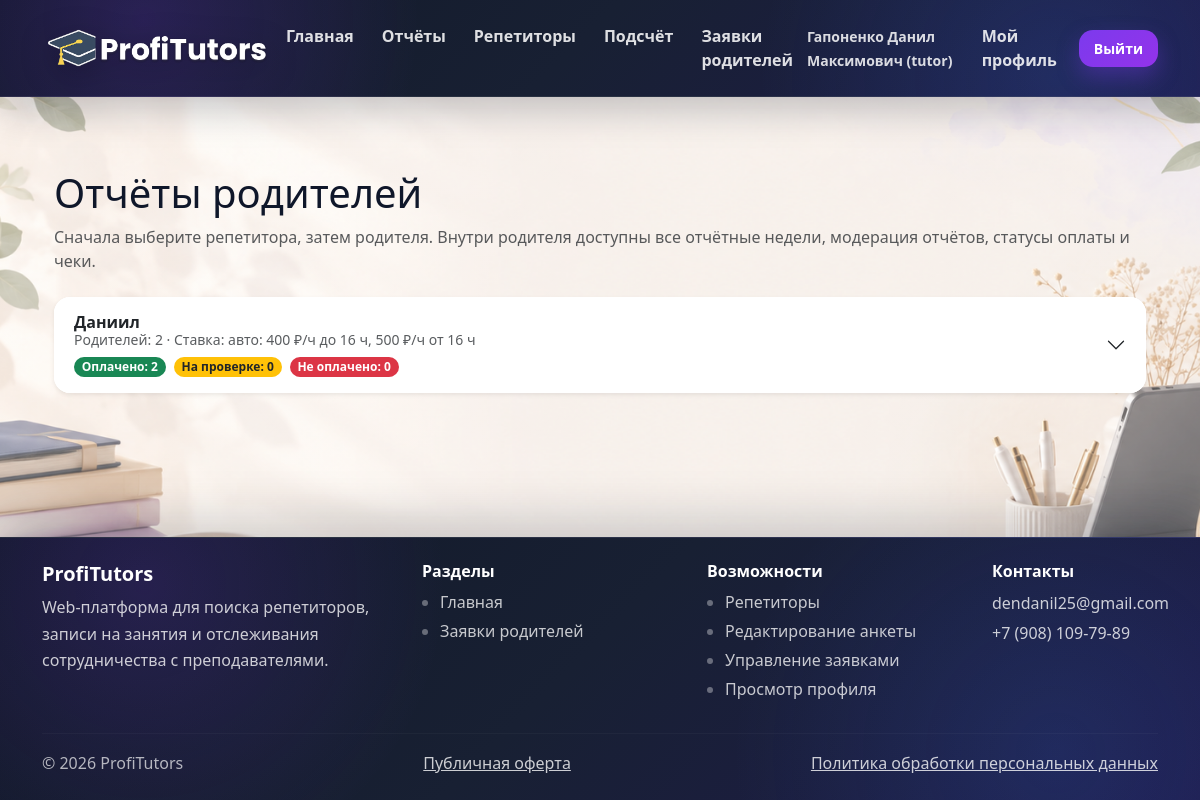
The page /tutor/reports (signed in) on the database its author committed.
### app.py (models this page shows)
class User(db.Model):
    __tablename__ = "users"
    id = db.Column(db.Integer, primary_key=True)
    name = db.Column(db.String(120), nullable=False)
    email = db.Column(db.String(180), nullable=False, unique=True)
    password_hash = db.Column(db.String(255), nullable=False)
    role = db.Column(db.String(20), nullable=False)
    tutor_status = db.Column(db.String(20), default="approved")
    can_edit_profile = db.Column(db.Boolean, default=True)
    can_receive_bookings = db.Column(db.Boolean, default=True)
    can_be_visible = db.Column(db.Boolean, default=True)
    is_hidden = db.Column(db.Boolean, default=False)
    admin_owner_id = db.Column(db.Integer, db.ForeignKey("users.id"), nullable=True)
    admin_owner_key = db.Column(db.String(20), nullable=True)
    telegram_chat_id = db.Column(db.String(40), nullable=True)
    telegram_link_code = db.Column(db.String(20), nullable=True, unique=True)
    email_verified = db.Column(db.Boolean, default=True)
    email_verification_code = db.Column(db.String(10), nullable=True)
    email_verification_expires = db.Column(db.DateTime, nullable=True)
    email_verification_sent_at = db.Column(db.DateTime, nullable=True)
    offer_accepted_at = db.Column(db.DateTime, nullable=True)
    pdn_consent_at = db.Column(db.DateTime, nullable=True)
    created_at = db.Column(db.DateTime, default=datetime.utcnow)
    tutor_profile = db.relationship(
        "TutorProfile",
        back_populates="user",
        uselist=False,
        cascade="all, delete-orphan",
    )

class HiddenTutorPool(db.Model):
    __tablename__ = "hidden_tutor_pool"
    id = db.Column(db.Integer, primary_key=True)
    visible_tutor_id = db.Column(db.Integer, db.ForeignKey("users.id"), nullable=False)
    hidden_tutor_id = db.Column(db.Integer, db.ForeignKey("users.id"), nullable=False, unique=True)
    hidden_hour_rate = db.Column(db.Float, default=0.0)
    rate_mode = db.Column(db.String(20), default="manual")
    visible_tutor = db.relationship("User", foreign_keys=[visible_tutor_id])
    hidden_tutor = db.relationship("User", foreign_keys=[hidden_tutor_id])

### app.py (the view)
@app.route("/tutor/reports")
@login_required
@role_required("tutor")
def visible_tutor_reports():
    user = current_user()
    if user.is_hidden:
        flash("Для репетитора есть отдельный раздел отчётов.", "warning")
        return redirect(url_for("hidden_reports"))
    my_tutor_links = (
        HiddenTutorPool.query
        .filter_by(visible_tutor_id=user.id)
        .order_by(HiddenTutorPool.id.asc())
        .all()
    )
    unread_by_week = get_unread_week_notification_counts(
        user.id,
        ["visible_receipt_uploaded", "visible_hidden_report_pending", "visible_parent_report_rejected"],
    )
    tutor_groups = []
    for link in my_tutor_links:
        tutor = db.session.get(User, link.hidden_tutor_id)
        if not tutor:
            continue
        assigned_parents = (
            HiddenTutorAssignment.query
            .filter_by(
                visible_tutor_id=user.id,
                hidden_tutor_id=tutor.id,
            )
            .order_by(HiddenTutorAssignment.id.asc())
            .all()
        )
        parent_rows = []
        payment_counter = {
            "paid": 0,
            "pending": 0,
            "unpaid": 0,
        }
        for assignment in assigned_parents:
            weeks = get_weeks_for_pair(assignment.parent_id, user.id)
            published_weeks = [week for week in weeks if report_is_published(week)]
            has_published_reports = bool(published_weeks)
            if not published_weeks:
                parent_payment_state = "hidden"
            elif any(week.payment_status == "pending" for week in published_weeks):
                parent_payment_state = "pending"
            elif any(week.payment_status != "paid" for week in published_weeks):
                parent_payment_state = "unpaid"
            else:
                parent_payment_state = "paid"
            if has_published_reports:
                payment_counter[parent_payment_state] += 1
            parent_unread_count = count_unread_for_weeks(
                [week.id for week in weeks],
                unread_by_week,
            )
            parent_rows.append(
                {
                    "assignment": assignment,
                    "parent": assignment.parent,
                    "weeks": weeks,
                    "payment_state": parent_payment_state,
                    "has_published_reports": has_published_reports,
                    "unread_count": parent_unread_count,
                }
            )
        tutor_groups.append(
            {
                "pool": link,
                "tutor": tutor,
                "parents": parent_rows,
                "payment_counter": payment_counter,
                "unread_count": sum(row["unread_count"] for row in parent_rows),
            }
        )
    return render_template(
        "visible_reports.html",
        title="Отчёты родителей",
        tutor_groups=tutor_groups,
    )

### app.py (called while the page is built, shortened)
@app.context_processor
def inject_csrf_field():
    def csrf_field():
        return Markup(f'<input type="hidden" name="csrf_token" value="{generate_csrf()}">')
    return dict(csrf_field=csrf_field)

def parse_float(value, default: float = 0.0) -> float:
    if value is None:
        return default
    try:
        number = float(str(value).replace(",", ".").strip())
    except (TypeError, ValueError):
        return default
    return max(number, 0.0)

def format_number(value) -> str:
    value = parse_float(value)
    if value.is_integer():
        return str(int(value))
    return (f"{value:.2f}").rstrip("0").rstrip(".")

def format_money(value) -> str:
    value = parse_float(value)
    return f"{value:,.2f}".replace(",", " ").replace(".00", "") + " ₽"

def get_parent_hour_price(parent_id: int, tutor_id: int) -> float:
    assignment = TutorAssignment.query.filter_by(
        parent_id=parent_id,
        tutor_id=tutor_id,
    ).first()
    return parse_float(assignment.parent_hour_price if assignment else 0)

def get_hidden_tutor_rate(pool: Optional[HiddenTutorPool], week_hours: float = 0) -> float:
    if not pool:
        return 0.0
    if (pool.rate_mode or "manual") == "auto":
        return 500.0 if parse_float(week_hours) >= 16 else 400.0
    return parse_float(pool.hidden_hour_rate)

def get_hidden_hour_rate(
    visible_tutor_id: int,
    hidden_tutor_id: Optional[int],
    week_hours: Optional[float] = None,
) -> float:
    if not hidden_tutor_id:
        return 0.0
    pool = HiddenTutorPool.query.filter_by(
        visible_tutor_id=visible_tutor_id,
        hidden_tutor_id=hidden_tutor_id,
    ).first()
    if week_hours is None:
        return parse_float(pool.hidden_hour_rate if pool else 0)
    return get_hidden_tutor_rate(pool, week_hours)

def ensure_daily_backup() -> None:
    global _backup_checked_date
    today = date.today()
    if _backup_checked_date == today:
        return

def hidden_rate_label(pool: Optional[HiddenTutorPool], week_hours: Optional[float] = None) -> str:
    if not pool:
        return "—"
    if (pool.rate_mode or "manual") == "auto":
        if week_hours is None:
            return "авто: 400 ₽/ч до 16 ч, 500 ₽/ч от 16 ч"
        return f"авто: {format_money(get_hidden_tutor_rate(pool, week_hours))}/ч"
    return f"{format_money(pool.hidden_hour_rate)}/ч"

def report_is_published(week: Week) -> bool:
    return bool(
        week
        and week.report
        and week.report.moderation_status == "approved"
    )

### templates/visible_reports.html (shortened to what this page needs)
{% extends "base.html" %}
{% block content %}
<div class="container py-5">
  <div class="d-flex flex-wrap justify-content-between align-items-center gap-3 mb-4">
    <div>
      <h1 class="mb-2">Отчёты родителей</h1>
      <p class="text-muted mb-0">
        Сначала выберите репетитора, затем родителя. Внутри родителя доступны все отчётные недели,
        модерация отчётов, статусы оплаты и чеки.
      </p>
    </div>
  </div>
  {% if not tutor_groups %}
    <div class="alert alert-info rounded-4">
      Пока нет выбранных репетиторов. Добавьте репетитора во вкладке «Репетиторы»,
      затем назначьте ему родителей.
    </div>
  {% else %}
    <div class="accordion report-tutor-accordion" id="tutorReportsAccordion">
      {% for group in tutor_groups %}
        {% set tutor_index = loop.index %}
        <div class="accordion-item rounded-4 overflow-hidden shadow-sm border-0 mb-4">
          <h2 class="accordion-header" id="tutorHeading{{ tutor_index }}">
            <button
              class="accordion-button collapsed {% if group.unread_count %}has-local-notifications{% endif %}"
              type="button"
              data-bs-toggle="collapse"
              data-bs-target="#tutorCollapse{{ tutor_index }}"
              aria-expanded="false"
              aria-controls="tutorCollapse{{ tutor_index }}"
            >
              <div class="d-flex justify-content-between align-items-start gap-3 w-100">
                <div class="d-flex flex-column">
                  <span class="fw-bold">
                    {{ group.tutor.name }}
                  </span>
                  <span class="small text-muted">
                    Родителей: {{ group.parents|length }}
                    · Ставка: {{ hidden_rate_label(group.pool) }}
                  </span>
                  <span class="d-flex flex-wrap gap-2 mt-2">
                    <span class="badge bg-success rounded-pill">Оплачено: {{ group.payment_counter.paid }}</span>
                    <span class="badge bg-warning text-dark rounded-pill">На проверке: {{ group.payment_counter.pending }}</span>
                    <span class="badge bg-danger rounded-pill">Не оплачено: {{ group.payment_counter.unpaid }}</span>
                  </span>
                </div>
              </div>
            </button>
          </h2>
        </div>
      {% endfor %}
    </div>
  {% endif %}
</div>
{% endblock %}

### templates/base.html (shortened to what this page needs)
<!doctype html>
<html lang="ru">
<head>
  <link href="https://cdn.jsdelivr.net/npm/bootstrap@5.3.3/dist/css/bootstrap.min.css" rel="stylesheet">
  <link rel="stylesheet" href="{{ url_for('static', filename='css/styles.css') }}">
</head>
<body class="d-flex flex-column min-vh-100">
<nav class="navbar navbar-expand-lg navbar-dark">
  <div class="container">
    <a href="{{ url_for('index') }}" class="navbar-brand logo-link">
      <img
        src="{{ url_for('static', filename='img/logo.png') }}"
        alt="ProfiTutors"
        width="230"
        height="230"
        style="object-fit: contain; display:block;"
      >
    </a>
    <div class="collapse navbar-collapse" id="nav">
      <ul class="navbar-nav me-auto">
        <li class="nav-item">
          <a class="nav-link text-light" href="{{ url_for('index') }}">
            Главная
          </a>
        </li>
        {% if user and user.role == "tutor" and user.tutor_status == "approved" and not user.is_hidden %}
          <li class="nav-item">
            <a class="nav-link text-light nav-link-with-badge" href="{{ url_for('visible_tutor_reports') }}">
              Отчёты
            </a>
          </li>
          <li class="nav-item">
            <a class="nav-link text-light" href="{{ url_for('manage_hidden_assignments') }}">
              Репетиторы
            </a>
          </li>
          <li class="nav-item">
            <a class="nav-link text-light" href="{{ url_for('tutor_calculation') }}">
              Подсчёт
            </a>
          </li>
        {% endif %}
        {% if user and user.role == "admin" %}
          <li class="nav-item">
            <a class="nav-link text-light" href="{{ url_for('bookings') }}">
              Все заявки
            </a>
          </li>
        {% elif user and user.role == "tutor" and user.tutor_status == "approved" and user.can_receive_bookings and not user.is_hidden %}
          <li class="nav-item">
            <a class="nav-link text-light" href="{{ url_for('bookings') }}">
              Заявки родителей
            </a>
          </li>
        {% endif %}
      </ul>
      <ul class="navbar-nav align-items-center">
        {% if user %}
          <li class="nav-item me-2">
            <span class="navbar-text text-light small">
              {{ user.name }}
              {% if user.role == "admin" %}
                (admin)
              {% elif user.role == "tutor" %}
                (tutor)
              {% else %}
                (parent)
              {% endif %}
            </span>
          </li>
          {% if user.role == "tutor" and user.tutor_status == "approved" and user.can_edit_profile %}
            <li class="nav-item me-2">
              <a class="nav-link text-light" href="{{ url_for('edit_tutor_profile') }}">
                Мой профиль
              </a>
            </li>
          {% endif %}
          <li class="nav-item">
            <a class="btn btn-outline-light btn-sm" href="{{ url_for('logout') }}">
              Выйти
            </a>
          </li>
        {% endif %}
      </ul>
    </div>
  </div>
</nav>
<main class="container my-4 flex-grow-1">
  {% block content %}{% endblock %}
</main>
<footer class="site-footer mt-auto">
  <div class="container py-4">
    <div class="row g-4">
      <div class="col-md-4">
        <h5 class="footer-title">
          ProfiTutors
        </h5>
        <p class="footer-text">
          Web-платформа для поиска репетиторов,
          записи на занятия и отслеживания
          сотрудничества с преподавателями.
        </p>
      </div>
      <div class="col-md-3">
        <h6 class="footer-title">
          Разделы
        </h6>
        <ul class="footer-links">
          <li>
            <a href="{{ url_for('index') }}">
              Главная
            </a>
          </li>
          {% if user and user.role == "admin" %}
            <li>
              <a href="{{ url_for('bookings') }}">
                Все заявки
              </a>
            </li>
          {% elif user and user.role == "tutor" and user.tutor_status == "approved" and user.can_receive_bookings and not user.is_hidden %}
            <li>
              <a href="{{ url_for('bookings') }}">
                Заявки родителей
              </a>
            </li>
          {% endif %}
        </ul>
      </div>
      <div class="col-md-3">
        <h6 class="footer-title">
          Возможности
        </h6>
        <ul class="footer-links">
          {% if user and user.role == "tutor" and user.tutor_status == "approved" and not user.is_hidden %}
            <li>
              <a href="{{ url_for('manage_hidden_assignments') }}">
                Репетиторы
              </a>
            </li>
          {% endif %}
          {% if user and user.role == "tutor" and user.tutor_status == "approved" %}
            {% if user.can_edit_profile %}
              <li>
                <a href="{{ url_for('edit_tutor_profile') }}">
                  Редактирование анкеты
                </a>
              </li>
            {% endif %}
            {% if user.can_receive_bookings %}
              <li>
                <a href="{{ url_for('bookings') }}">
                  Управление заявками
                </a>
              </li>
            {% endif %}
            {% if user.can_be_visible %}
              <li>
                <a href="{{ url_for('tutor_profile', tutor_id=user.id) }}">
                  Просмотр профиля
                </a>
              </li>
            {% endif %}
          {% endif %}
        </ul>
      </div>
      <div class="col-md-2">
        <h6 class="footer-title">
          Контакты
        </h6>
        <p class="footer-text mb-1">
          dendanil25@gmail.com
        </p>
        <p class="footer-text">
          +7 (908) 109-79-89
        </p>
      </div>
    </div>
    <hr class="footer-line">
    <div class="d-flex flex-column flex-md-row justify-content-between align-items-center gap-2 footer-bottom">
      <span>
        © 2026 ProfiTutors
      </span>
      <a href="{{ url_for('public_offer') }}" class="footer-text">
        Публичная оферта
      </a>
      <a href="{{ url_for('privacy_policy') }}" class="footer-text">
        Политика обработки персональных данных
      </a>
    </div>
  </div>
</footer>
</body>
</html>

### rows shown on the page
User: name "Гапоненко Данил Максимович"
User: tutor.name "Даниил"
HiddenTutorPool: rate_mode "авто: 400 ₽/ч до 16 ч, 500 ₽/ч от 16 ч"

### other values the page prints
{{ group.parents|length }} "2"
{{ group.payment_counter.paid }} "2"
{{ group.payment_counter.pending }} "0"
{{ group.payment_counter.unpaid }} "0"
